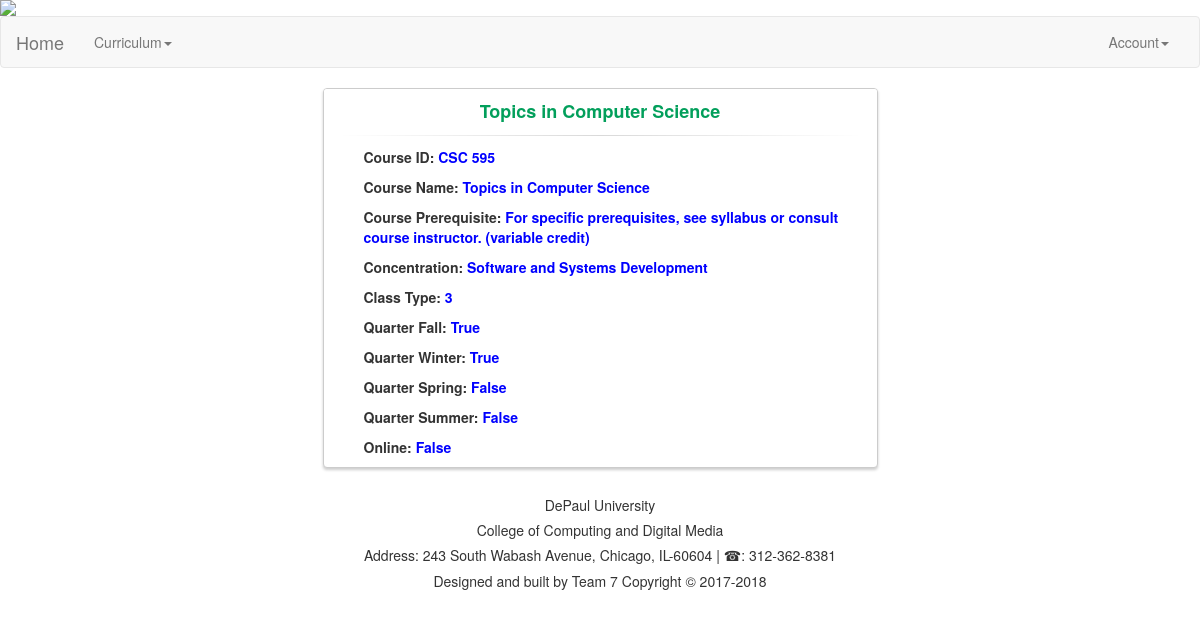
Before: /csdetail/32/ with the older database file.
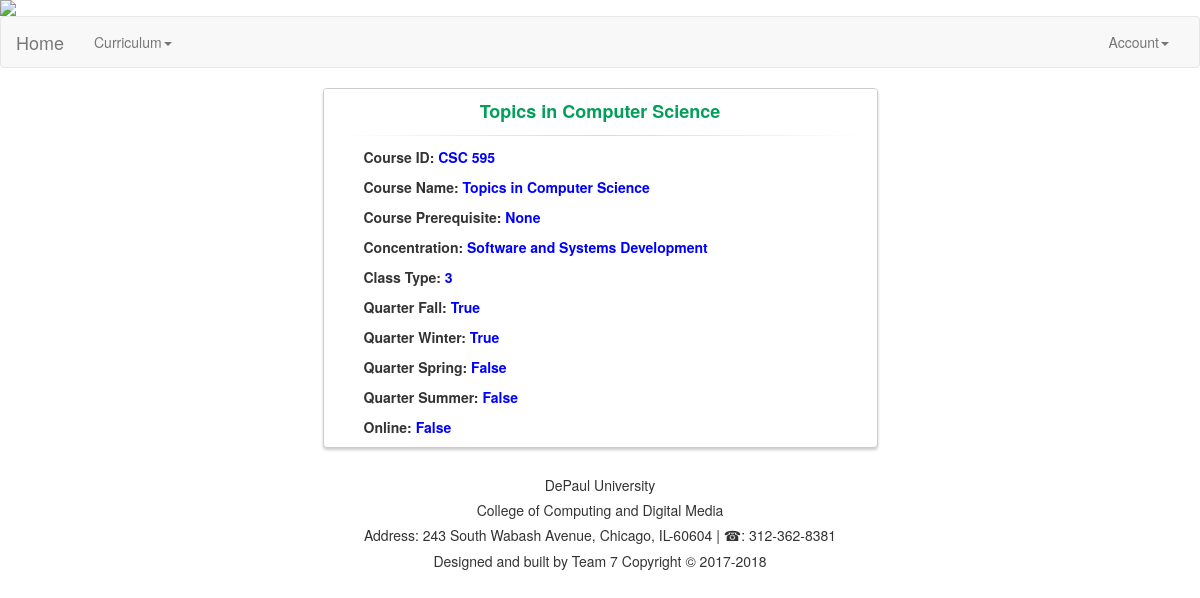
After: the same page with the newer database file.
### courses/models.py (models this page shows, shortened)
class Course(models.Model):
    course_id = models.CharField(max_length=120)
    course_name = models.CharField(max_length=120)
    pre_req = models.CharField(max_length=120)
    cs_cons = models.CharField(max_length=120)
    cs_class_type = models.CharField(max_length=120)
    fall = models.BooleanField()
    winter = models.BooleanField()
    spring = models.BooleanField()
    summer = models.BooleanField()
    online = models.BooleanField()

### courses/views.py (the view)
# urls.py: url(r'^csdetail/(?P<id>\d+)/$', cs_course_detail, name='CSdetail'),
def cs_course_detail(request, id):
	instance = get_object_or_404(Course, id=id)
	context = {
		"title" : instance.course_name,
		"instance": instance
	}
	return render(request, "cs_detail.html", context)

### templates/cs_detail.html (shortened to what this page needs)
<!DOCTYPE html>
<html lang="en">
  <head>
    <link rel="stylesheet" href="https://maxcdn.bootstrapcdn.com/bootstrap/3.3.7/css/bootstrap.min.css">
  </head>
      <img src='https://quikpayasp.com/depaul/quikpay/etc/image/upload/DePaul%20banner_1280.jpg' height=" "100%" width="100%"class='img-responsive'/>
    <nav class="navbar navbar-default">
      <div class="container-fluid">
        <div class="navbar-header">
          <a class="navbar-brand" href="/home">Home</a>
        </div>
        <div class="collapse navbar-collapse" id="bs-example-navbar-collapse-1">
          <ul class="nav navbar-nav">
            <li class="dropdown">
              <a href="#" class="dropdown-toggle" data-toggle="dropdown" role="button" aria-haspopup="true" aria-expanded="false">Curriculum<span class="caret"></span></a>
            </li>
          </ul>
          <ul class="nav navbar-nav navbar-right">
            <li class="dropdown">
              <a href="#" class="dropdown-toggle" data-toggle="dropdown" role="button" aria-haspopup="true" aria-expanded="false">Account<span class="caret"></span></a>
            </li>
          </ul>
        </div>
      </div>
    </nav>
    <div class="container">
      <div class="row">
      <div class="col-md-6 col-md-offset-3">
        <div class="panel panel-login">
          <div class="panel-heading">
            <div class="row">
              <div align="center">
                <a class="active" id="login-form-link">{{title}}</a>
              </div>
            </div>
            <hr>
          </div>
<ul>
  <p><b> Course ID:  <font color="blue">{{instance.course_id}}</p></font></b>
  <p><b> Course Name:  <font color="blue"> {{instance.course_name}}</p></font>
  <p><b> Course Prerequisite:  <font color="blue">
  {{instance.pre_req}}</p></font></font>
    <p><b> Concentration:  <font color="blue">
  {{instance.cs_cons }}</p></font></font>
  <p><b> Class Type:  <font color="blue">
  {{instance.cs_class_type}}</p></font></font>
  <p><b> Quarter Fall:  <font color="blue">
  {{instance.fall}}</p></font>
  <p><b> Quarter Winter:  <font color="blue">
  {{instance.winter}}</p></font>
  <p><b> Quarter Spring:  <font color="blue">
  {{instance.spring}}</p></font>
  <p><b> Quarter Summer:  <font color="blue">
  {{instance.summer}}</p></font>
   <p><b> Online:  <font color="blue">
  {{instance.online}}</p></font>
</ul>
            </div>
          </div>
        </div>
      </div>
  <div id="footer">
    <center><h5>DePaul University</h5></center>
    <center><h5>College of Computing and Digital Media </h5></center>
    <h5><p><center> Address: 243 South Wabash Avenue, Chicago, IL-60604 | &#9742: 312-362-8381</center></p></h5>
    <h5><p><center>Designed and built by Team 7 Copyright &copy; 2017-2018</center></p></h5>
</div>
  </body>
</html>

### templates/cs_detail.html (style rules this page uses)
.panel-login { border-color: #ccc; -webkit-box-shadow: 0px 2px 3px 0px rgba(0,0,0,0.2); -moz-box-shadow: 0px 2px 3px 0px rgba(0,0,0,0.2); box-shadow: 0px 2px 3px 0px rgba(0,0,0,0.2); }
.panel-login>.panel-heading { color: #00415d; background-color: #fff; border-color: #fff; text-align:center; }
.panel-login>.panel-heading a { text-decoration: none; color: #666; font-weight: bold; font-size: 15px; -webkit-transition: all 0.1s linear; -moz-transition: all 0.1s linear; transition: all 0.1s linear; }
.panel-login>.panel-heading a.active { color: #029f5b; font-size: 18px; }
.panel-login>.panel-heading hr { margin-top: 10px; margin-bottom: 0px; clear: both; border: 0; height: 1px; background-image: -webkit-linear-gradient(left,rgba(0, 0, 0, 0),rgba(0, 0, 0, 0.15),rgba(0, 0, 0, 0)); background-image: -moz-linear-gradient(left,rgba(0,0,0,0),rgba(0,0,0,0.15),rgba(0,0,0,0)); background-image: -ms-linear-gradient(left,rgba(0,0,0,0),rgba(0,0,0,0.15),rgba(0,0,0,0)); background-image: -o-linear-gradient(left,rgba(0,0,0,0),rgba(0,0,0,0.15),rgba(0,0,0,0)); }

Changed rows visible on the page:
changed Course "Topics in Computer Science": pre_req "For specific prerequisites, see syllabus or consult course instructor. (variable credit)" → "None"
